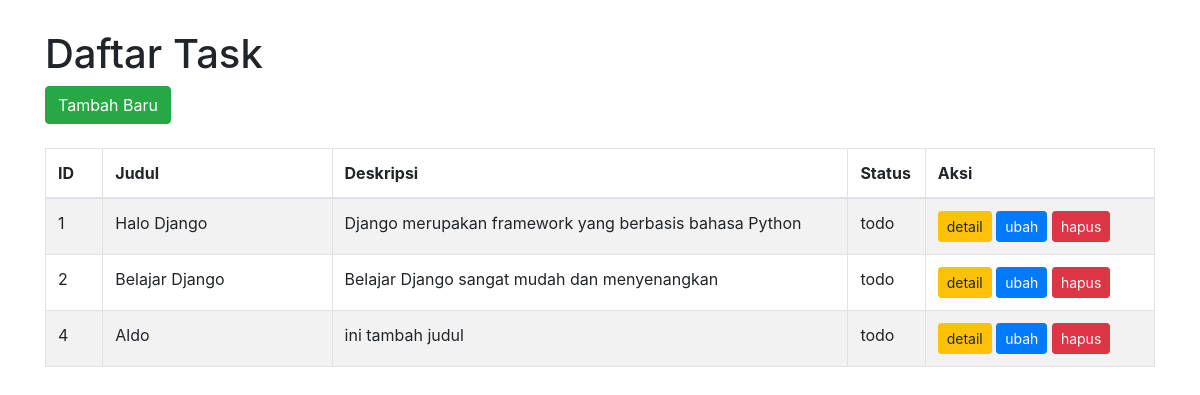
/todo/, run on the app's committed database.
### todo/models.py (models this page shows)
class Task(models.Model):
    class TaskStatus(models.TextChoices):
        TODO = 'todo', _('Todo')
        IN_PROGRESS = 'in_progress', _('In Progress')
        CLOSED = 'closed', _('Closed')
    title = models.CharField(max_length=100)
    description = models.TextField()
    status = models.CharField(
        max_length=20,
        choices=TaskStatus.choices,
        default=TaskStatus.TODO
    )
    created_at = models.DateTimeField(auto_now_add=True)
    updated_at = models.DateTimeField(auto_now=True)
    class Meta:
        db_table = 'tasks'

### todo/views.py (the view)
# urls.py: path('', index_view, name='index'),
def index_view(request):
    tasks = Task.objects.all()
    context = {
        'tasks': tasks
    }
    return render(request, 'todo/index.html', context)

### todo/templates/todo/index.html (shortened to what this page needs)
<!doctype html>
<html lang="en">
  <head>
    <link rel="stylesheet" href="https://maxcdn.bootstrapcdn.com/bootstrap/4.0.0/css/bootstrap.min.css">
  </head>
  <body>
    <div class="container">
      <h1>Daftar Task</h1>
        <div>
        <a href="{% url 'todo:create'  %}" class="btn btn-success">Tambah Baru</a>
        </div>
      <br>
      <table class="table table-bordered table-striped">
          <thead>
              <tr>
                  <th width="5%">ID</th>
                  <th width="20%">Judul</th>
                  <th width="45%">Deskripsi</th>
                  <th width="5%">Status</th>
                  <th width="20%">Aksi</th>
              </tr>
          </thead>
          <tbody>
            {% if tasks %}
              {% for task in tasks %}
              <tr>
                  <td>{{ task.id }}</td>
                  <td>{{ task.title }}</td>
                  <td>{{ task.description }}</td>
                  <td>{{ task.status }}</td>
                  <td>
                      <a href="{% url 'todo:detail' task.id %}" class="btn btn-warning btn-sm">detail</a>
                      <a href="{% url 'todo:update' task.id %}" class="btn btn-primary btn-sm">ubah</a>
                      <a href="{% url 'todo:delete' task.id %}" class="btn btn-danger btn-sm" onclick="return confirm('Apakah yakin akan menghapus task ini?')">hapus</a>
                  </td>
              </tr>
              {% endfor %}
            {% else %}
              <tr>
                <td colspan="5">Data tidak ditemukan.</td>
              </tr>
            {% endif %}
          </tbody>
      </table>
  </div>
  </body>
</html>

### todo/templates/todo/index.html (style rules this page uses)
body { margin-top: 30px; }

### data on the page
Task: id "1", title "Halo Django", description "Django merupakan framework yang berbasis bahasa Python", status "todo"
Task: id "2", title "Belajar Django", description "Belajar Django sangat mudah dan menyenangkan", status "todo"
Task: id "4", title "Aldo", description "ini tambah judul", status "todo"
